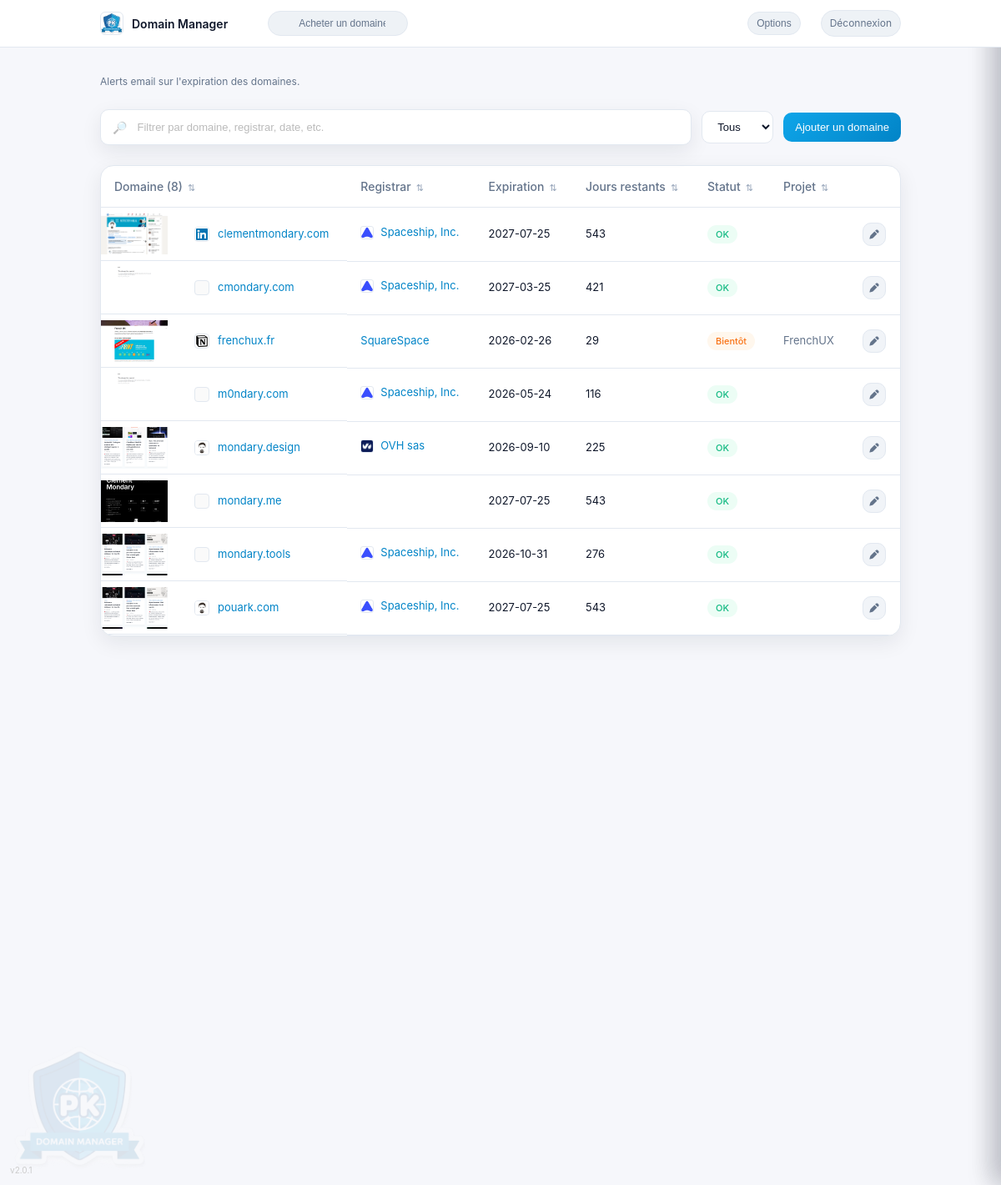
/index.php (signed in), run on the app's committed database.
### tables this page shows
CREATE TABLE "domains" (
                id INTEGER PRIMARY KEY AUTOINCREMENT,
                user_id INTEGER,
                domain TEXT NOT NULL,
                project TEXT,
                registrar TEXT,
                expires TEXT,
                status TEXT,
                email TEXT,
                UNIQUE(user_id, domain)
            );

### index.php (the view, shortened to what the rows shown need)
<?php
$config = require __DIR__ . "/public/config.php";
require_once __DIR__ . "/public/app/lib/url.php";
require_once __DIR__ . "/public/app/lib/i18n.php";
date_default_timezone_set($config["timezone"]);
require_once __DIR__ . "/public/app/lib/db.php";
require_once __DIR__ . "/public/app/lib/logos.php";
require_once __DIR__ . "/public/app/lib/thumbs.php";
$db = get_db($config);
$uid = (int)($_SESSION["user_id"] ?? 0);
$config = apply_settings($db, $config, $uid);
$visible_cols = $config["columns_visible"] ?? ["domain", "registrar", "expiration", "days", "status", "email", "project"];
$is_visible = function ($key) use ($visible_cols) {
    return in_array($key, $visible_cols, true);
};
$stmt = $db->prepare("SELECT domain, project, registrar, expires, status, email FROM domains WHERE user_id = :uid ORDER BY domain ASC");
$stmt->execute([":uid" => $uid]);
$domains = $stmt->fetchAll();
function days_until($date) {
    $today = new DateTime("today");
    $exp = DateTime::createFromFormat("Y-m-d", $date);
    $diff = $today->diff($exp);
    return (int)$diff->format("%r%a");
}
function status_class($days) {
    if ($days <= 30) return "warn";
    return "ok";
}
function registrar_logo_url($registrar) {
    $domain = registrar_domain_for_logo((string)$registrar);
    if (!$domain) return null;
    return "https://logo.clearbit.com/" . $domain;
}
function registrar_site_url($registrar) {
    $r = strtolower(trim((string)$registrar));
    foreach (registrar_url_map() as $key => $url) {
        if (strpos($r, $key) !== false) {
            return $url;
        }
    }
    $domain = registrar_domain_for_logo((string)$registrar);
    if (!$domain) return null;
    return "https://www." . $domain . "/";
}
$total = count($domains);
?>
<!doctype html>
<html lang="<?php echo htmlspecialchars($config["language"] ?? "fr"); ?>">
  <head>
    <link rel="stylesheet" href="<?php echo htmlspecialchars(url_for($config, "public/assets/style.css")); ?>?v=<?php echo urlencode($config["version"] ?? ""); ?>">
  </head>
  <body data-theme="<?php echo htmlspecialchars($config["theme"] ?? "light"); ?>">
    <div class="container">
      <div class="table-card">
        <table>
          <thead>
            <tr>
              <th class="<?php echo $is_visible("domain") ? "" : "col-hidden"; ?>" data-col="domain"><button class="sort-btn" data-sort="domain"><?php echo t("table_domain"); ?> (<?php echo $total; ?>)</button></th>
              <th class="<?php echo $is_visible("registrar") ? "" : "col-hidden"; ?>" data-col="registrar"><button class="sort-btn" data-sort="registrar"><?php echo t("table_registrar"); ?></button></th>
              <th class="<?php echo $is_visible("expiration") ? "" : "col-hidden"; ?>" data-col="expiration"><button class="sort-btn" data-sort="expiration"><?php echo t("table_expiration"); ?></button></th>
              <th class="<?php echo $is_visible("days") ? "" : "col-hidden"; ?>" data-col="days"><button class="sort-btn" data-sort="days"><?php echo t("table_days_left"); ?></button></th>
              <th class="<?php echo $is_visible("status") ? "" : "col-hidden"; ?>" data-col="status"><button class="sort-btn" data-sort="status"><?php echo t("table_status"); ?></button></th>
              <th class="<?php echo $is_visible("project") ? "" : "col-hidden"; ?>" data-col="project"><button class="sort-btn" data-sort="project"><?php echo t("table_project"); ?></button></th>
              <th></th>
            </tr>
          </thead>
          <tbody>
            <?php foreach ($domains as $d): ?>
              <?php $days = days_until($d["expires"] ?? ""); ?>
              <tr tabindex="0"
                  data-domain="<?php echo htmlspecialchars($d["domain"] ?? ""); ?>"
                  data-project="<?php echo htmlspecialchars($d["project"] ?? ""); ?>"
                  data-registrar="<?php echo htmlspecialchars($d["registrar"] ?? ""); ?>"
                  data-expires="<?php echo htmlspecialchars($d["expires"] ?? ""); ?>"
                  data-status="<?php echo htmlspecialchars($d["status"] ?? ""); ?>"
                  data-email="<?php echo htmlspecialchars($d["email"] ?? ""); ?>"
              >
                <td class="domain-cell <?php echo $is_visible("domain") ? "" : "col-hidden"; ?>" data-col="domain" data-label="<?php echo t("table_domain"); ?>">
                  <?php $domain = htmlspecialchars($d["domain"] ?? ""); ?>
                  <?php $thumb = get_cached_thumbnail($d["domain"] ?? ""); ?>
                  <?php $favicon = cache_favicon($d["domain"] ?? ""); ?>
                  <span class="domain-media">
                    <?php if ($thumb): ?>
                    <img class="thumb" src="<?php echo htmlspecialchars($thumb); ?>" alt="" data-thumb-loaded="1">
                  <?php else: ?>
                    <span class="thumb placeholder" data-thumb-missing="1"></span>
                  <?php endif; ?>
                  </span>
                  <span class="domain-title">
                    <?php if ($favicon): ?>
                      <img class="favicon" src="<?php echo htmlspecialchars($favicon); ?>" alt="">
                    <?php else: ?>
                      <span class="favicon placeholder"></span>
                    <?php endif; ?>
                    <a class="link" href="https://<?php echo $domain; ?>" target="_blank" rel="noopener noreferrer"><?php echo $domain; ?></a>
                  </span>
                </td>
                <td class="<?php echo $is_visible("registrar") ? "" : "col-hidden"; ?>" data-col="registrar" data-label="<?php echo t("table_registrar"); ?>">
                  <div class="registrar">
                    <?php $logo = registrar_logo_url($d["registrar"] ?? ""); ?>
                    <?php $cached_logo = cache_registrar_logo($d["registrar"] ?? ""); ?>
                    <?php $reg_url = registrar_site_url($d["registrar"] ?? ""); ?>
                    <?php if ($logo): ?>
                      <?php $alt_logo = str_replace("https://logo.clearbit.com/", "https://icons.duckduckgo.com/ip3/", $logo) . ".ico"; ?>
                      <img class="registrar-logo" src="<?php echo htmlspecialchars($cached_logo ?: $logo); ?>" data-alt-src="<?php echo htmlspecialchars($alt_logo); ?>" alt="">
                    <?php endif; ?>
                    <?php if ($reg_url): ?>
                      <a class="link" href="<?php echo htmlspecialchars($reg_url); ?>" target="_blank" rel="noopener noreferrer"><?php echo htmlspecialchars($d["registrar"] ?? ""); ?></a>
                    <?php else: ?>
                      <span><?php echo htmlspecialchars($d["registrar"] ?? ""); ?></span>
                    <?php endif; ?>
                  </div>
                </td>
                <td class="<?php echo $is_visible("expiration") ? "" : "col-hidden"; ?>" data-col="expiration" data-label="<?php echo t("table_expiration"); ?>"><?php echo htmlspecialchars($d["expires"] ?? ""); ?></td>
                <td class="<?php echo $is_visible("days") ? "" : "col-hidden"; ?>" data-col="days" data-label="<?php echo t("table_days_left"); ?>"><?php echo $days === null ? "—" : $days; ?></td>
                <td class="<?php echo $is_visible("status") ? "" : "col-hidden"; ?>" data-col="status" data-label="<?php echo t("table_status"); ?>"><span class="pill <?php echo status_class($days); ?>">
                  <?php
                    if ($days === null) echo t("status_unknown");
                    elseif ($days <= 7) echo t("status_critical");
                    elseif ($days <= 30) echo t("status_soon");
                    else echo t("status_ok");
                  ?>
                </span></td>
                <td class="muted <?php echo $is_visible("project") ? "" : "col-hidden"; ?>" data-col="project" data-label="<?php echo t("table_project"); ?>"><?php echo htmlspecialchars($d["project"] ?? ""); ?></td>
                <td class="actions" data-label="<?php echo t("edit"); ?>">
                  <button class="icon-button" type="button"
                    data-drawer-open="edit"
                    data-domain="<?php echo htmlspecialchars($d["domain"] ?? ""); ?>"
                    data-project="<?php echo htmlspecialchars($d["project"] ?? ""); ?>"
                    data-registrar="<?php echo htmlspecialchars($d["registrar"] ?? ""); ?>"
                    data-expires="<?php echo htmlspecialchars($d["expires"] ?? ""); ?>"
                    data-status="<?php echo htmlspecialchars($d["status"] ?? ""); ?>"
                    data-email="<?php echo htmlspecialchars($d["email"] ?? ""); ?>"
                  title="<?php echo t("edit"); ?>" aria-label="<?php echo t("edit"); ?>">
                  </button>
                </td>
              </tr>
            <?php endforeach; ?>
          </tbody>
        </table>
      </div>
    </div>
  </body>
</html>

### data on the page
domains: shows a picture, domain "clementmondary.com", registrar "Spaceship, Inc.", expires "2027-07-25", expires "543"
domains: shows a picture, domain "cmondary.com", registrar "Spaceship, Inc.", expires "2027-03-25", expires "421"
domains: shows a picture, domain "frenchux.fr", registrar "SquareSpace", expires "2026-02-26", expires "29", project "FrenchUX"
domains: shows a picture, domain "m0ndary.com", registrar "Spaceship, Inc.", expires "2026-05-24", expires "116"
domains: shows a picture, domain "mondary.design", registrar "OVH sas", expires "2026-09-10", expires "225"
domains: shows a picture, domain "mondary.me", expires "2027-07-25", expires "543"
domains: shows a picture, domain "mondary.tools", registrar "Spaceship, Inc.", expires "2026-10-31", expires "276"
domains: shows a picture, domain "pouark.com", registrar "Spaceship, Inc.", expires "2027-07-25", expires "543"

### other printed values
$config["site_name"] "Domain Manager"
t("options") "Options"
t("logout") "Déconnexion"
t("header_hint") "Alerts email sur l'expiration des domaines."
t("add_domain") "Ajouter un domaine"
t("table_domain") "Domaine"
$total "8"
t("table_registrar") "Registrar"
t("table_expiration") "Expiration"
t("table_days_left") "Jours restants"
t("table_status") "Statut"
t("table_project") "Projet"
$config["version"] "2.0.1"
form field value "Tous"
